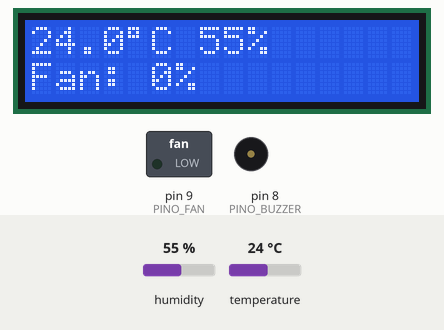
Simulated run of this sketch. Board: Arduino Uno, built with avr-gcc and run on an emulated ATmega328P. On the bench: 16×2 character LCD, switched loads named in the sketch (green lamp = pin HIGH), buzzer (waves = sounding, pin HIGH). Inputs (shaded band) come from the test bench; at power-on: temperature 24 °C, humidity 55 %.

Above: at 3.2 s.
3.3 s: temperature set to 34.3 °C
At 6.3 s:
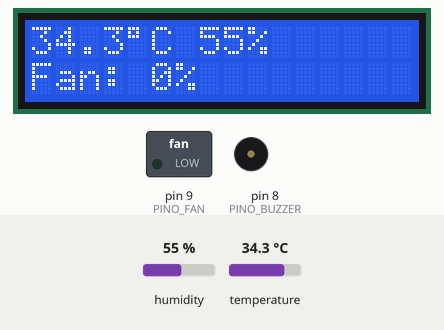
7.0 s: temperature set to 35.4 °C
At 8.4 s:
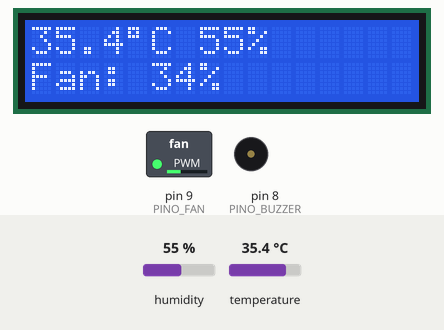
10.7 s: temperature set to 41 °C
At 13.7 s:
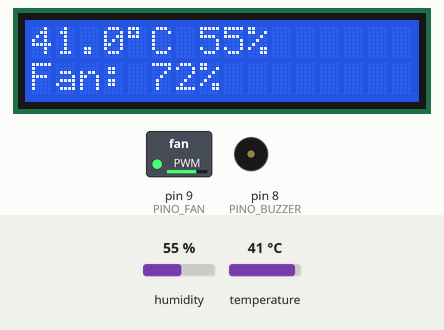
14.4 s: humidity set to 22 %
At 15.8 s:
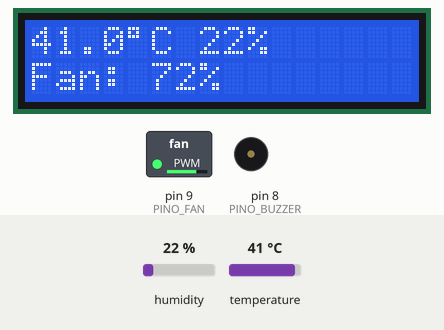
Timing chart, 0 to 17.4 s (numbered marks = the images above; inputs shaded):
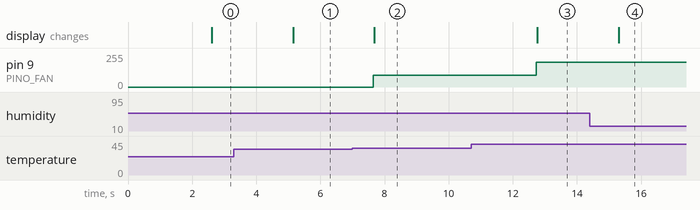

The sketch:

07_ventilacao_inteligente.ino
```cpp
// Projeto 2 — Ventilação inteligente (Kitnet Inteligente E3Maker)
// DHT22 no pino 2 · LCD I2C (A4/A5) · MOSFET do cooler no pino 9 · buzzer no pino 8
#include <DHT.h>
#include <Wire.h>
#include <LiquidCrystal_I2C.h>

#define PINO_DHT 2
#define TIPO_DHT DHT22
const int PINO_FAN    = 9;
const int PINO_BUZZER = 8;

// Faixas do projeto real de exaustor da E3Maker (ajuste para o seu ambiente)
const float T_LIGA    = 35.0;  // liga o cooler a partir daqui
const float T_DESLIGA = 33.0;  // só desliga abaixo daqui (histerese de 2 °C)
const float T_MAX     = 45.0;  // daqui para cima: 100 %
const float T_ALARME  = 55.0;  // alarme sonoro
const int   PWM_MIN   = 80;    // menor PWM em que o SEU cooler gira (descubra na aula 2.3)

DHT dht(PINO_DHT, TIPO_DHT);
LiquidCrystal_I2C lcd(0x27, 16, 2);
bool ligado = false;

void setup() {
  pinMode(PINO_FAN, OUTPUT);
  pinMode(PINO_BUZZER, OUTPUT);
  analogWrite(PINO_FAN, 0);
  dht.begin();
  lcd.init();
  lcd.backlight();
  lcd.print("Ventilacao K01");
}

void loop() {
  delay(2500);
  float t = dht.readTemperature();
  float u = dht.readHumidity();

  if (isnan(t) || isnan(u)) {          // sensor falhou: por segurança, ventila no máximo
    analogWrite(PINO_FAN, 255);
    lcd.setCursor(0, 1); lcd.print("Erro sensor!    ");
    return;
  }

  // Histerese: liga em T_LIGA, só desliga em T_DESLIGA
  if (!ligado && t >= T_LIGA)    ligado = true;
  if (ligado  && t <= T_DESLIGA) ligado = false;

  int pwm = 0;
  if (ligado) {
    float tLimitada = constrain(t, T_LIGA, T_MAX);
    pwm = PWM_MIN + (tLimitada - T_LIGA) * (255 - PWM_MIN) / (T_MAX - T_LIGA);
  }
  analogWrite(PINO_FAN, pwm);

  if (t >= T_ALARME) digitalWrite(PINO_BUZZER, HIGH);
  else               digitalWrite(PINO_BUZZER, LOW);

  lcd.setCursor(0, 0);
  lcd.print(t, 1); lcd.print((char)223); lcd.print("C "); lcd.print(u, 0); lcd.print("%    ");
  lcd.setCursor(0, 1);
  if (t >= T_ALARME) lcd.print("ALARME! 100%    ");
  else { lcd.print("Fan: "); lcd.print(pwm * 100 / 255); lcd.print("%          "); }
}
```

Measured:
- the behaviour switches between 34.9 and 35 °C on temperature (found by bisection; images 1 and 2)
- after the input at 3.3 s, the display: changes after 1.8 s (image 1)
- after the input at 7.0 s, pin 9 (PINO_FAN): 0/255 → 87/255 after 0.65 s; the display: changes after 0.69 s (image 2)
- after the input at 10.7 s, pin 9 (PINO_FAN): 87/255 → 185/255 after 2.0 s; the display: changes after 2.1 s (image 3)
- after the input at 14.4 s, the display: changes after 0.90 s (image 4)
